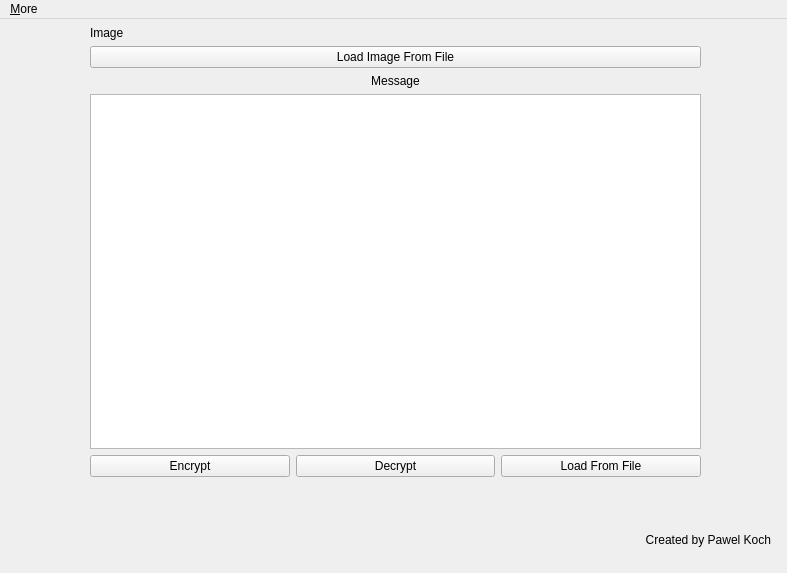
<?xml version="1.0" encoding="UTF-8"?>
<ui version="4.0">
 <class>MainWindow</class>
 <widget class="QMainWindow" name="MainWindow">
  <property name="geometry">
   <rect>
    <x>0</x>
    <y>0</y>
    <width>787</width>
    <height>573</height>
   </rect>
  </property>
  <property name="windowTitle">
   <string>Ubich Cipher</string>
  </property>
  <widget class="QWidget" name="centralwidget">
   <widget class="QLabel" name="label_3">
    <property name="geometry">
     <rect>
      <x>570</x>
      <y>510</y>
      <width>201</width>
      <height>22</height>
     </rect>
    </property>
    <property name="text">
     <string>Created by Pawel Koch</string>
    </property>
    <property name="alignment">
     <set>Qt::AlignRight|Qt::AlignTrailing|Qt::AlignVCenter</set>
    </property>
   </widget>
   <widget class="QWidget" name="layoutWidget">
    <property name="geometry">
     <rect>
      <x>90</x>
      <y>7</y>
      <width>611</width>
      <height>451</height>
     </rect>
    </property>
    <layout class="QVBoxLayout" name="verticalLayout_3">
     <item>
      <layout class="QVBoxLayout" name="verticalLayout">
       <item>
        <layout class="QVBoxLayout" name="verticalLayout_5"/>
       </item>
       <item>
        <widget class="QLabel" name="image_shower">
         <property name="text">
          <string>Image</string>
         </property>
         <property name="scaledContents">
          <bool>true</bool>
         </property>
        </widget>
       </item>
       <item>
        <widget class="QPushButton" name="path_to_image">
         <property name="text">
          <string>Load Image From File</string>
         </property>
        </widget>
       </item>
       <item>
        <widget class="QLabel" name="label">
         <property name="text">
          <string>Message</string>
         </property>
         <property name="alignment">
          <set>Qt::AlignCenter</set>
         </property>
        </widget>
       </item>
       <item>
        <widget class="QTextEdit" name="message_textfield"/>
       </item>
      </layout>
     </item>
     <item>
      <layout class="QHBoxLayout" name="horizontalLayout">
       <item>
        <widget class="QPushButton" name="encrypt_button">
         <property name="text">
          <string>Encrypt</string>
         </property>
        </widget>
       </item>
       <item>
        <widget class="QPushButton" name="decrypt_button">
         <property name="text">
          <string>Decrypt</string>
         </property>
        </widget>
       </item>
       <item>
        <widget class="QPushButton" name="load_message_button">
         <property name="text">
          <string>Load From File</string>
         </property>
        </widget>
       </item>
      </layout>
     </item>
    </layout>
   </widget>
  </widget>
  <widget class="QMenuBar" name="menubar">
   <property name="geometry">
    <rect>
     <x>0</x>
     <y>0</y>
     <width>787</width>
     <height>21</height>
    </rect>
   </property>
   <widget class="QMenu" name="menu_more">
    <property name="title">
     <string>&amp;More</string>
    </property>
    <widget class="QMenu" name="menuHelp">
     <property name="title">
      <string>Help</string>
     </property>
     <addaction name="actionAlphabets"/>
     <addaction name="actionConstraints"/>
     <addaction name="actionHow_to_use"/>
    </widget>
    <addaction name="menuHelp"/>
    <addaction name="action_author"/>
    <addaction name="action_info"/>
   </widget>
   <addaction name="menu_more"/>
  </widget>
  <action name="actionHelp">
   <property name="text">
    <string>Help</string>
   </property>
  </action>
  <action name="action_author">
   <property name="text">
    <string>Author</string>
   </property>
  </action>
  <action name="action_info">
   <property name="text">
    <string>Info</string>
   </property>
  </action>
  <action name="actionAlphabets">
   <property name="text">
    <string>Alphabets</string>
   </property>
  </action>
  <action name="actionConstraints">
   <property name="text">
    <string>Constraints</string>
   </property>
  </action>
  <action name="actionHow_to_use">
   <property name="text">
    <string>How to use?</string>
   </property>
  </action>
 </widget>
 <resources/>
 <connections/>
</ui>
